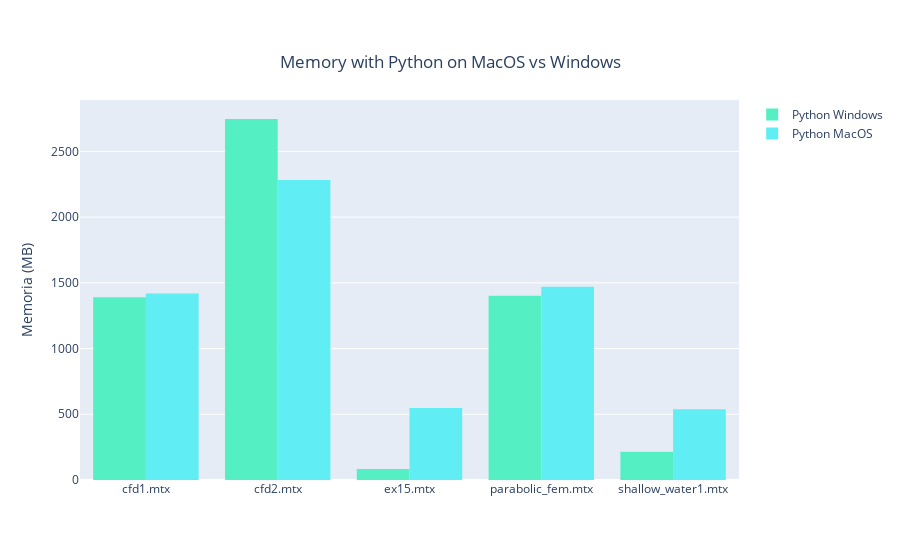

Write notebook code for a chart like this one.
### Code cell
# Memoria Python Windows e MacOs 

y_py_macos = python_macos_data["Memoria (MB)"]
#y_py_linux = python_linux_data["Tempo Esecuzione (sec)"]
y_py_win = python_windows_data["Memoria (MB)"]

fig = go.Figure()
#fig.add_trace(go.Histogram(histfunc="sum", y=y_py_macos, x=x_py_linux, name="Python Linux", marker_color=color_py_linux))
fig.add_trace(go.Histogram(histfunc="sum",y=y_py_win, x=x_py_win, name="Python Windows", marker_color=color_py_windows))
fig.add_trace(go.Histogram(histfunc="sum", y=y_py_macos, x=x_py_macos, name="Python MacOS", marker_color=color_py_macos))

#fig.update_yaxes(type="log")
fig.update_yaxes(title_text='Memoria (MB)')
fig.update_layout(
    title={
        'text': "Memory with Python on MacOS vs Windows",
        'y':0.9,
        'x':0.5,
        'xanchor': 'center',
        'yanchor': 'top'})

fig.show()

### Figure 1 — Plotly figure (JSON) as saved in the notebook; plotly's stock layout.template omitted (floating-point values rounded to 4 significant figures)
{"data": [{"histfunc": "sum", "marker": {"color": "#55efc4"}, "name": "Python Windows", "type": "histogram", "x": ["cfd1.mtx", "cfd2.mtx", "ex15.mtx", "parabolic_fem.mtx", "shallow_water1.mtx"], "y": [1391.0, 2747.0, 84.23, 1401.0, 214.7]}, {"histfunc": "sum", "marker": {"color": "#60eef4"}, "name": "Python MacOS", "type": "histogram", "x": ["cfd2.mtx", "cfd1.mtx", "parabolic_fem.mtx", "shallow_water1.mtx", "ex15.mtx"], "y": [2282.0, 1418.0, 1470.0, 538.6, 547.3]}], "layout": {"title": {"text": "Memory with Python on MacOS vs Windows", "x": 0.5, "xanchor": "center", "y": 0.9, "yanchor": "top"}, "yaxis": {"title": {"text": "Memoria (MB)"}}}}
